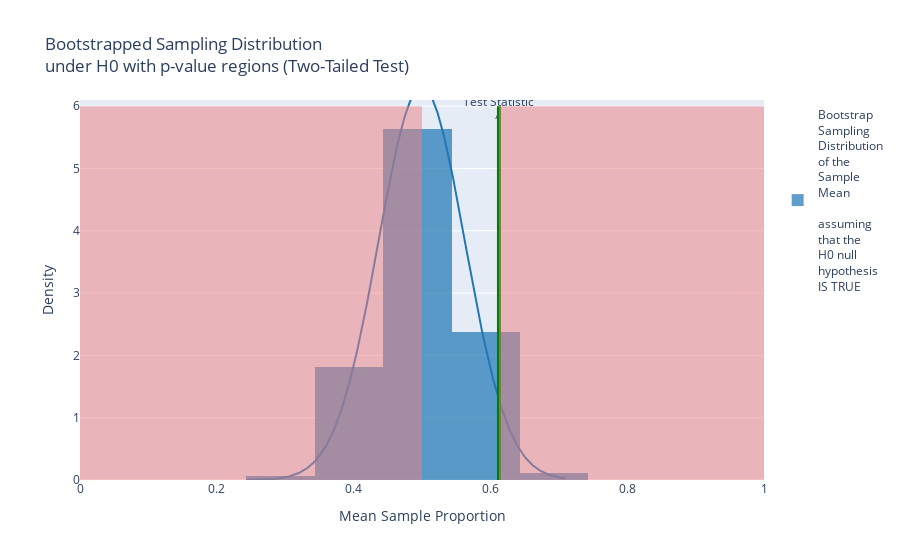

Notebook cell for this chart:
### Markdown cell above
__
### Graph of this Null Distribution:

### Code cell
import numpy as np
import pandas as pd
import plotly.figure_factory as ff
import plotly.graph_objects as go

# Assuming you already have the following variables from your simulation
# - simulated_means
# - observed_test_statistic

# Create a histogram + KDE plot using Plotly
hist_data = [simulated_means + np.random.uniform(-0.05, 0.05, size=len(simulated_means))]
group_labels = ['Bootstrap<br>Sampling<br>Distribution<br>of the<br>Sample<br>Mean<br><br>assuming<br>that the<br>H0 null<br>hypothesis<br>IS TRUE']

# Create distribution plot with normal KDE
fig = ff.create_distplot(hist_data, group_labels, curve_type='normal', show_hist=True, show_rug=False, bin_size=0.1)

# Set constants for the y-axis and annotations
pv_y = 6  # Adjust this based on your data's density
pv_y_ = 0.05  # Adjustment for text placement

# Add a line for the observed test statistic
fig.add_shape(type="line", x0=observed_test_statistic, y0=0, 
              x1=observed_test_statistic, y1=pv_y,
              line=dict(color="Green", width=4), name="Observed Test Statistic")

# Add a text annotation for the observed test statistic
fig.add_trace(go.Scatter(x=[observed_test_statistic], y=[pv_y + pv_y_], 
                         text=["Observed<br>Test Statistic<br>^"], mode="text", showlegend=False))

# Highlight the left-tail region (for the two-tailed test)
# Assuming the observed_test_statistic is <= 0.5 for the left tail
if observed_test_statistic <= 0.5:
    fig.add_shape(type="rect", x0=0, y0=0, x1=observed_test_statistic, y1=pv_y,
                  fillcolor="LightCoral", opacity=0.5, line_width=0)
else:
    fig.add_shape(type="rect", x0=0, y0=0, x1=0.5, y1=pv_y,
                  fillcolor="LightCoral", opacity=0.5, line_width=0)

# Highlight the right-tail region (for the two-tailed test)
if observed_test_statistic >= 0.5:
    fig.add_shape(type="rect", x0=observed_test_statistic, y0=0, x1=1, y1=pv_y,
                  fillcolor="LightCoral", opacity=0.5, line_width=0)
else:
    fig.add_shape(type="rect", x0=0.5, y0=0, x1=observed_test_statistic, y1=pv_y,
                  fillcolor="LightCoral", opacity=0.5, line_width=0)

# Update layout for title and axis labels
fig.update_layout(
    title="Bootstrapped Sampling Distribution<br>under H0 with p-value regions (Two-Tailed Test)",
    xaxis_title="Mean Sample Proportion",
    yaxis_title="Density",
    yaxis=dict(range=[0, pv_y + 2 * pv_y_])
)

# Show the figure (use renderer='png' if exporting for submissions)
fig.show()

### Figure 1 — Plotly figure (JSON) as saved in the notebook; plotly's stock layout.template omitted (floating-point values rounded to 4 significant figures; data arrays with more than 128 entries replaced by an {"elided": "..."} marker saying what was removed)
{"data": [{"autobinx": false, "histnorm": "probability density", "legendgroup": "Bootstrap<br>Sampling<br>Distribution<br>of the<br>Sample<br>Mean<br><br>assuming<br>that the<br>H0 null<br>hypothesis<br>IS TRUE", "marker": {"color": "rgb(31, 119, 180)"}, "name": "Bootstrap<br>Sampling<br>Distribution<br>of the<br>Sample<br>Mean<br><br>assuming<br>that the<br>H0 null<br>hypothesis<br>IS TRUE", "opacity": 0.7, "type": "histogram", "x": {"elided": "10000 float values"}, "xaxis": "x", "xbins": {"end": 0.7098, "size": 0.1, "start": 0.2433}, "yaxis": "y"}, {"legendgroup": "Bootstrap<br>Sampling<br>Distribution<br>of the<br>Sample<br>Mean<br><br>assuming<br>that the<br>H0 null<br>hypothesis<br>IS TRUE", "marker": {"color": "rgb(31, 119, 180)"}, "mode": "lines", "name": "Bootstrap<br>Sampling<br>Distribution<br>of the<br>Sample<br>Mean<br><br>assuming<br>that the<br>H0 null<br>hypothesis<br>IS TRUE", "showlegend": false, "type": "scatter", "x": {"elided": "500 float values"}, "xaxis": "x", "y": {"elided": "500 float values"}, "yaxis": "y"}, {"mode": "text", "showlegend": false, "text": ["Observed<br>Test Statistic<br>^"], "type": "scatter", "x": [0.6125], "y": [6.05]}], "layout": {"barmode": "overlay", "hovermode": "closest", "legend": {"traceorder": "reversed"}, "shapes": [{"line": {"color": "Green", "width": 4}, "name": "Observed Test Statistic", "type": "line", "x0": 0.6125, "x1": 0.6125, "y0": 0, "y1": 6}, {"fillcolor": "LightCoral", "line": {"width": 0}, "opacity": 0.5, "type": "rect", "x0": 0, "x1": 0.5, "y0": 0, "y1": 6}, {"fillcolor": "LightCoral", "line": {"width": 0}, "opacity": 0.5, "type": "rect", "x0": 0.6125, "x1": 1, "y0": 0, "y1": 6}], "title": {"text": "Bootstrapped Sampling Distribution<br>under H0 with p-value regions (Two-Tailed Test)"}, "xaxis": {"anchor": "y2", "domain": [0, 1], "title": {"text": "Mean Sample Proportion"}, "zeroline": false}, "yaxis": {"anchor": "free", "domain": [0, 1], "position": 0, "range": [0, 6.1], "title": {"text": "Density"}}}}
